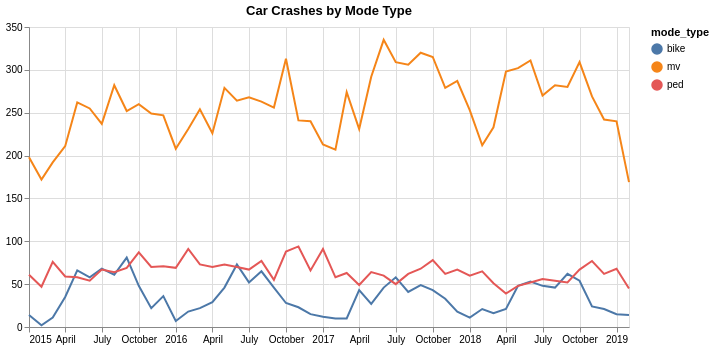

Vega-Lite specification stored for this chart:
### Vega-Lite specification from a JSON file in a GitHub repository (floating-point values rounded to 4 significant figures; data arrays with more than 128 entries replaced by an {"elided": "..."} marker saying what was removed)
{"config": {"view": {"width": 400, "height": 300}}, "layer": [{"mark": "line", "encoding": {"color": {"type": "nominal", "field": "mode_type"}, "x": {"type": "temporal", "axis": {"title": ""}, "field": "date"}, "y": {"type": "quantitative", "axis": {"format": "f", "title": ""}, "field": "count"}}}, {"mark": "point", "encoding": {"opacity": {"value": 0}, "x": {"type": "temporal", "field": "date"}}, "selection": {"selector013": {"type": "single", "nearest": true, "on": "mouseover", "fields": ["date"], "empty": "none"}}}, {"mark": "point", "encoding": {"color": {"type": "nominal", "field": "mode_type"}, "opacity": {"condition": {"value": 1, "selection": "selector013"}, "value": 0}, "x": {"type": "temporal", "axis": {"title": ""}, "field": "date"}, "y": {"type": "quantitative", "axis": {"format": "f", "title": ""}, "field": "count"}}}, {"mark": {"type": "rule", "color": "gray"}, "encoding": {"x": {"type": "temporal", "field": "date"}}, "transform": [{"filter": {"selection": "selector013"}}]}, {"mark": {"type": "text", "align": "left", "dx": 5, "dy": -5}, "encoding": {"color": {"type": "nominal", "field": "mode_type"}, "text": {"condition": {"type": "quantitative", "field": "count", "selection": "selector013"}, "value": " "}, "x": {"type": "temporal", "axis": {"title": ""}, "field": "date"}, "y": {"type": "quantitative", "axis": {"format": "f", "title": ""}, "field": "count"}}}], "data": {"name": "data-d60253e88f16f31f3312dbee8331530d"}, "height": 300, "title": "Car Crashes by Mode Type", "width": 600, "$schema": "https://vega.github.io/schema/vega-lite/v2.6.0.json", "datasets": {"data-d60253e88f16f31f3312dbee8331530d": {"elided": "150 records"}}}
